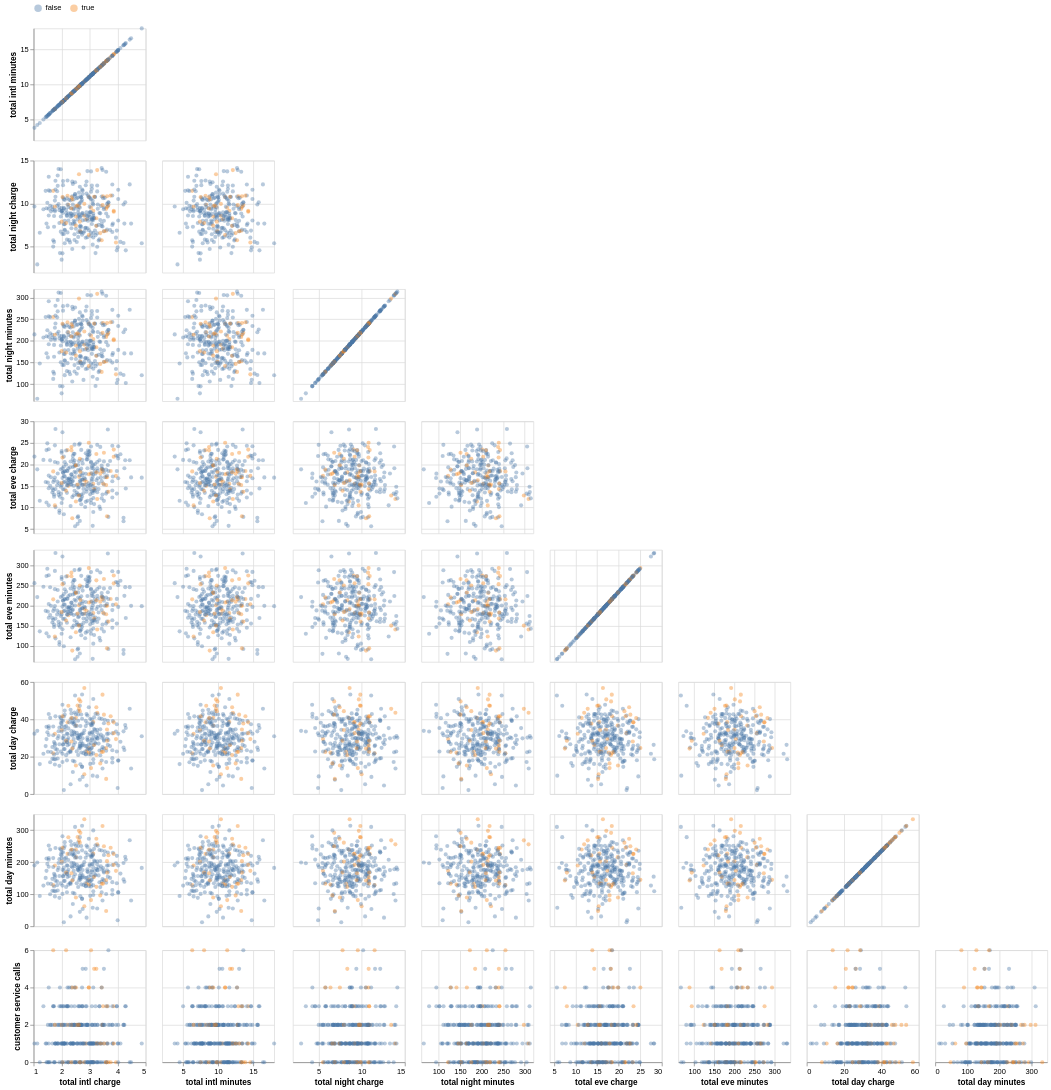

The notebook cell this image was saved under:
### Code cell
# Visualize pairwise scatterplots for the quantitative variables with high correlations

columns_with_at_least_one_high_corr = [
    "customer service calls",
    "total day minutes",
    "total day charge",
    "total eve minutes",
    "total eve charge",
    "total night minutes",
    "total night charge",
    "total intl minutes",
    "total intl charge",
    "churn",  # Always interesting to include the target as well
]
# We are sampling the data frame to not saturate the charts, can be good to run this cell a few times
# (since we are coloring by the target, a 2D histogram wouldn't work well)
aly.pair(train_df[columns_with_at_least_one_high_corr].sample(300), color='churn')
